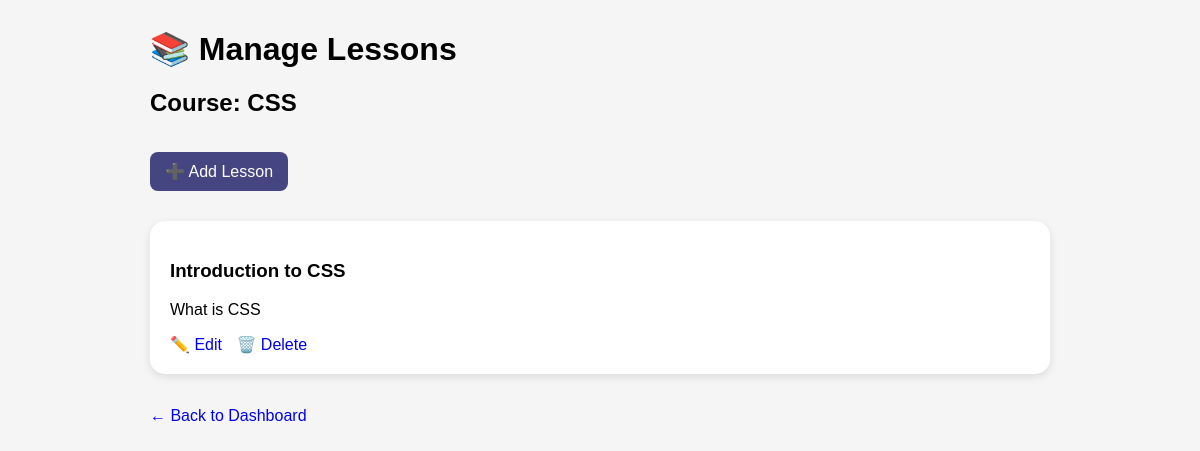
Page /courses/manage_lessons/10/ (signed in) on the committed database.
### course/models.py (models this page shows, shortened)
class Course(models.Model):
    category = models.ForeignKey('Category', on_delete=models.CASCADE, null=True, blank=True)
    saved_by = models.ManyToManyField(
    User, related_name='saved_courses',
    blank=True
)
    instructor = models.ForeignKey(
    User,
    on_delete=models.CASCADE,
    related_name='created_courses',
    null=True,
    blank=True
)
    students =models.ManyToManyField(User,related_name='enrolled_courses')
    title = models.CharField(max_length=200)
    description = models.TextField()
    created_at = models.DateTimeField(auto_now_add=True)
    updated_at = models.DateTimeField(auto_now=True)

class lesson(models.Model):
    course = models.ForeignKey(Course, on_delete=models.CASCADE)
    title = models.CharField(max_length=200)
    content = models.TextField()
    created_at = models.DateTimeField(auto_now_add=True)
    updated_at = models.DateTimeField(auto_now=True)

### course/views.py (the view)
    def wrapper(request,*args,**kwargs):
        if request.user.profile.role != 'instructor':
            return HttpResponseForbidden("only instructor can access this page.")
        return view_func(request,*args,**kwargs)

### course/views.py (called while the page is built)
def instructor_required(view_func):
    def wrapper(request,*args,**kwargs):
        if request.user.profile.role != 'instructor':
            return HttpResponseForbidden("only instructor can access this page.")
        return view_func(request,*args,**kwargs)
    return wrapper

@login_required
@instructor_required
def manage_lessons(request, course_id):
    course = Course.objects.get(
        id=course_id,
        instructor=request.user
    )
    lessons = lesson.objects.filter(
        course=course
    )
    return render(
        request,
        'courses/manage_lessons.html',
        {
            'course': course,
            'lessons': lessons
        }
    )

### course/templates/courses/manage_lessons.html (shortened to what this page needs)
<!DOCTYPE html>
<html>
<head>
</head>
<body>
<div class="container">
    <h1>📚 Manage Lessons</h1>
    <h2>Course: {{ course.title }}</h2>
    <a class="add-btn" href="{% url 'create_lesson' course.id %}">
        ➕ Add Lesson
    </a>
    {% for item in lessons %}
        <div class="lesson-card">
            <h3>{{ item.title }}</h3>
            <p>{{ item.content }}</p>
            <a href="{% url 'edit_lesson' item.id %}">
                ✏️ Edit
            </a>
            <a href="{% url 'delete_lesson' item.id %}">
                🗑️ Delete
            </a>
        </div>
    {% empty %}
        <p>This course doesn't have any lessons yet.</p>
    {% endfor %}
    <br>
    <a href="{% url 'instructor_dashboard' %}">
        ← Back to Dashboard
    </a>
</div>
</body>
</html>

### course/templates/courses/manage_lessons.html (style rules this page uses)
body { font-family: Arial, sans-serif; margin: 30px; background-color: #f5f5f5; }
.container { max-width: 900px; margin: auto; }
.lesson-card { background: white; padding: 20px; margin: 15px 0; border-radius: 15px; box-shadow: 0 3px 8px rgba(0, 0, 0, 0.1); }
a { margin-right: 10px; text-decoration: none; }
.add-btn { display: inline-block; margin: 15px 0; padding: 10px 15px; background: #454582; color: white; border-radius: 8px; }

### rows in the picture
Course: title "CSS"
lesson: title "Introduction to CSS", content "What is CSS"
